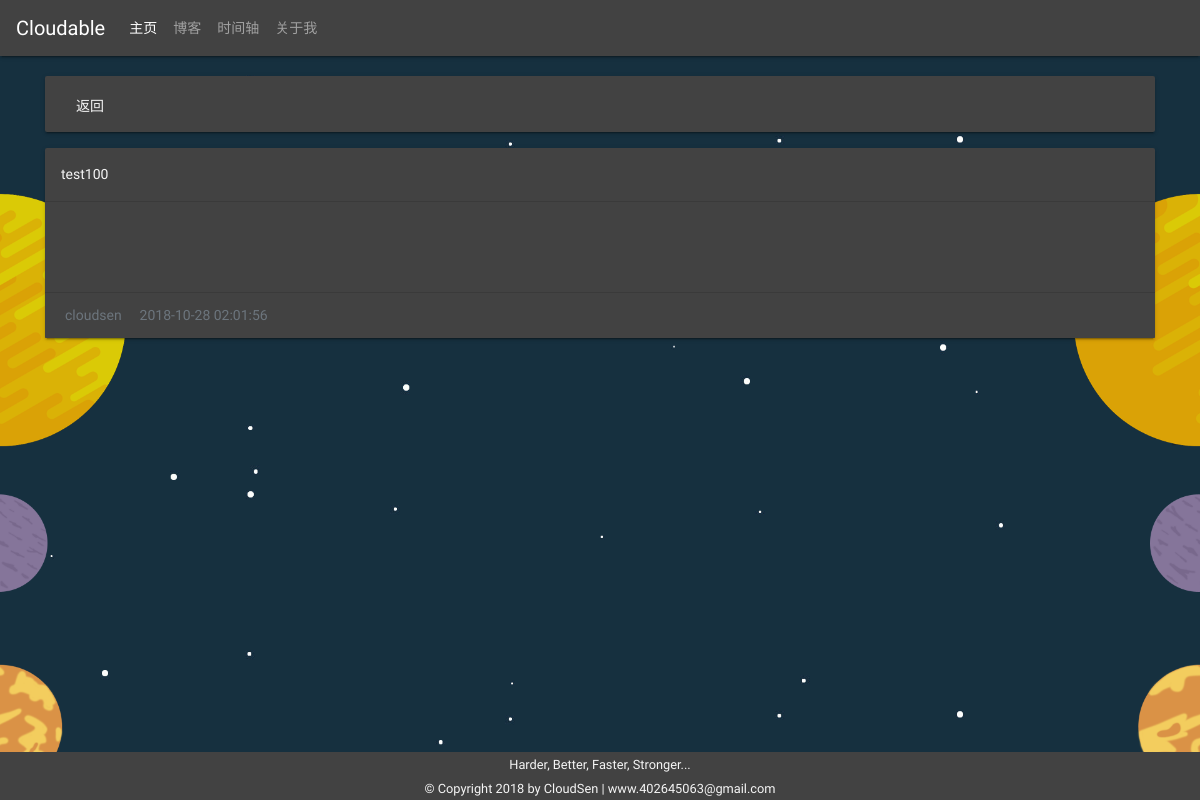
Screenshot of /cloudsen_blog/blog/article/105 with the database file from the repository.
### cloudsen_blog/models.py (models this page shows, shortened)
class Article(models.Model):
    COLOR_THEME = [
        ('text-muted', 'gray color'),
        ('text-light', 'white color '),
        ('text-dark', 'black color'),
    ]
    title = models.CharField(max_length=50)
    author = models.ForeignKey(User, db_constraint=False, on_delete=models.DO_NOTHING)
    tag = models.ForeignKey(Tag, db_constraint=False, on_delete=models.DO_NOTHING)
    card_type = models.ForeignKey(CardType, db_constraint=False, on_delete=models.DO_NOTHING)
    preview_pic_url = models.CharField(max_length=500, null=True, blank=True)
    text_color = models.CharField(max_length=30, choices=COLOR_THEME, default='gray')
    content = MarkdownxField()
    summary = MarkdownxField(blank=True, null=True)
    create_time = models.DateTimeField(auto_now_add=True)
    update_time = models.DateTimeField(auto_now=True)
    is_deleted = models.BooleanField(default=False)
    @property
    def formatted_content(self):
        return markdownify(self.content)

### cloudsen_blog/views.py (the view)
# urls.py: path('blog/article/<int:article_pk>', views.go_article_detail_page, name='go_article_detail'),
def go_article_detail_page(request: HttpRequest, article_pk: int):
    article = get_article_detail(article_pk)
    context = {'article': article}
    return render(request, 'cloudsen_blog/blog/article-detail.html', context)

### cloudsen_blog/views.py (called while the page is built)
def get_article_detail(article_pk: int):
    return models.Article.objects.get(pk=article_pk)

### cloudsen_blog/templates/cloudsen_blog/blog/article-detail.html (shortened to what this page needs)
{% extends 'cloudsen_blog/common-templates/base.html' %}
{% load staticfiles %}
{% block body %}
    <div class="container">
        <div class="row">
            <div class="col-sm-12 col-md-12 col-lg-12">
                <div class="card bg-dark mb-3 " style="height: 56px;">
                    <div class="card-body">
                        <p class="card-title">
                            <a class="text-light" href="javascript:history.back(-1)"><i class="material-icons icon-size-small">&#xE408;</i>返回</a>
                        </p>
                    </div>
                </div>
            </div>
        </div>
        <div class="row">
            <div class="col-sm-12 col-md-12 col-lg-12">
                <article class="card text-left bg-dark text-light" role="article">
                    <div class="card-header">
                        {{ article.title }}
                    </div>
                    <div class="card-body markdown-body text-light">
                    </div>
                    <div class="card-footer text-muted bg-dark text-light">
                        {{ article.author }}
                        <small class="material-icons icon-size-small">&#xE855;</small>
                        {{ article.update_time|date:'Y-m-d H:i:s' }}
                    </div>
                </article>
            </div>
        </div>
    </div>
{% endblock %}
{% block extension-of-header %}
    <link rel="stylesheet" href="{% static 'cloudsen_blog/css/article-detail.css' %}">
{% endblock %}

### cloudsen_blog/static/cloudsen_blog/css/base.css (style rules this page uses)
html { height: 100%; }
body { height: 100%; display: flex; flex-direction: column; }
.icon-size-small { position: relative; top: 1px; display: inline-block; font-size: 100%; font-weight: 400; line-height: 1; -webkit-font-smoothing: antialiased; -moz-osx-font-smoothing: grayscale; }
.markdown-body { box-sizing: border-box; min-width: 200px; max-width: 980px; margin: 0 auto; padding: 45px; }

### static/redqueen/css/markdown/github-markdown.css (style rules this page uses)
.markdown-body { -ms-text-size-adjust: 100%; -webkit-text-size-adjust: 100%; line-height: 1.5; color: #24292e; font-family: -apple-system, BlinkMacSystemFont, "Segoe UI", Helvetica, Arial, sans-serif, "Apple Color Emoji", "Segoe UI Emoji", "Segoe UI Symbol"; font-size: 16px; line-height: 1.5; word-wrap: break-word; }
.markdown-body::before { display: table; content: ""; }
.markdown-body::after { display: table; clear: both; content: ""; }

### cloudsen_blog/static/cloudsen_blog/css/article-detail.css (style rules this page uses)
body { background: url("../imgs/wallpaper-blog.png") repeat #000; background-size: cover; }

### rows the page displays
Article: title "test100", author "cloudsen", update_time "2018-10-28 02:01:56"
